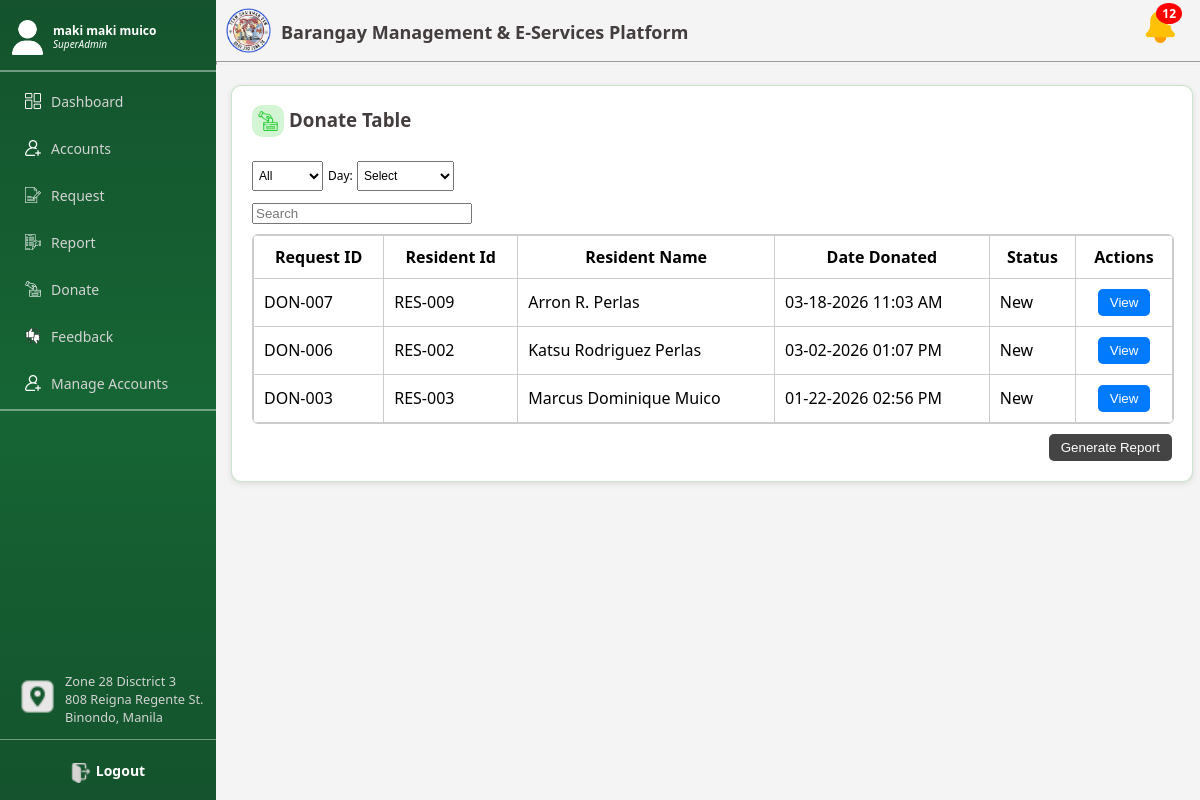
Screenshot of /Donate.php (signed in) with the database file from the repository.
### tables this page shows
CREATE TABLE `donations` (
  `id` int(11) NOT NULL,
  `user_id` int(11) NOT NULL,
  `message` text DEFAULT NULL,
  `proof_of_donation` varchar(255) DEFAULT NULL,
  `created_at` timestamp NOT NULL DEFAULT current_timestamp(),
  `status` enum('New','Viewed','Approved','Declined') DEFAULT 'New'
);

CREATE TABLE `accounts` (
  `id` int(11) NOT NULL,
  `fullname` varchar(150) NOT NULL,
  `birthdate` date NOT NULL,
  `gender` varchar(20) NOT NULL,
  `civil_status` varchar(20) NOT NULL,
  `address` text NOT NULL,
  `phone` varchar(20) NOT NULL,
  `email` varchar(150) NOT NULL,
  `username` varchar(100) NOT NULL,
  `password` varchar(255) NOT NULL,
  `isf` varchar(10) NOT NULL,
  `household_head` varchar(150) NOT NULL,
  `pwd` varchar(10) NOT NULL,
  `solo_parent` varchar(10) NOT NULL,
  `pwd_proof` varchar(255) DEFAULT NULL,
  `solo_parent_proof` varchar(255) DEFAULT NULL,
  `role` varchar(50) DEFAULT 'resident',
  `status` varchar(50) DEFAULT 'active',
  `created_at` timestamp NOT NULL DEFAULT current_timestamp(),
  `profile_image` varchar(255) DEFAULT NULL,
  `status_message` varchar(255) DEFAULT NULL,
  `status_message_seen` tinyint(1) NOT NULL DEFAULT 0,
  `proof_of_residency` varchar(255) DEFAULT NULL
);

### Donate.php (the view, shortened to what this page needs)
<?php
include "db.php";
$pendingAccountsQuery = "SELECT COUNT(*) AS total FROM accounts WHERE status = 'pending' AND role = 'resident'";
$pendingAccountsResult = $conn->query($pendingAccountsQuery);
$pendingAccounts = $pendingAccountsResult ? $pendingAccountsResult->fetch_assoc()['total'] : 0;
$pendingRequestsQuery = "SELECT COUNT(*) AS total FROM requests WHERE status = 'pending'";
$pendingRequestsResult = $conn->query($pendingRequestsQuery);
$pendingRequests = $pendingRequestsResult ? $pendingRequestsResult->fetch_assoc()['total'] : 0;
$pendingReportsQuery = "SELECT COUNT(*) AS total FROM reports WHERE status = 'pending'";
$pendingReportsResult = $conn->query($pendingReportsQuery);
$pendingReports = $pendingReportsResult ? $pendingReportsResult->fetch_assoc()['total'] : 0;
$pendingDonationsQuery = "SELECT COUNT(*) AS total FROM donations WHERE status = 'New'";
$pendingDonationsResult = $conn->query($pendingDonationsQuery);
$pendingDonations = $pendingDonationsResult ? $pendingDonationsResult->fetch_assoc()['total'] : 0;
$pendingFeedbacksQuery = "SELECT COUNT(*) AS total FROM feedbacks WHERE status = 'New'";
$pendingFeedbacksResult = $conn->query($pendingFeedbacksQuery);
$pendingFeedbacks = $pendingFeedbacksResult ? $pendingFeedbacksResult->fetch_assoc()['total'] : 0;
$pendingFollowUpsQuery = "
  SELECT COUNT(*) AS total
  FROM admin_followups af
  LEFT JOIN accounts a ON af.sender_email = a.email
  WHERE af.status = 'New'
    AND (a.status IS NULL OR a.status != 'active')
";
$pendingFollowUpsResult = $conn->query($pendingFollowUpsQuery);
$pendingFollowUps = $pendingFollowUpsResult ? $pendingFollowUpsResult->fetch_assoc()['total'] : 0;
$totalPending = $pendingRequests + $pendingReports + $pendingDonations + $pendingFeedbacks + $pendingAccounts + $pendingFollowUps;
    ?>
    <?php
$search = isset($_GET['search']) ? $_GET['search'] : '';
$sql = "SELECT d.id, d.message, d.proof_of_donation, d.status, d.created_at, a.fullname AS resident_name, a.id AS resident_id
        FROM donations d
        JOIN accounts a ON d.user_id = a.id
        WHERE d.status IN ('New', 'Claimed')";
$sql .= " ORDER BY d.created_at DESC";
$stmt = $conn->prepare($sql);
$stmt->execute();
$result = $stmt->get_result();
$donations = $result->fetch_all(MYSQLI_ASSOC);
?>
<!DOCTYPE html>
<html lang="en">
<head>
<link rel="stylesheet" href="secretary.css">
</head>
<body>
<div class="sidebar">
      <div class="sideflex">
  <div class="usercontainer">
    <img class="user" src="images/usericon.png" alt="Notification" />
  </div>
    <div class="info">
  <h4 class="username"><?= htmlspecialchars($_SESSION["fullname"]) ?></h4>
    <h4 class="usertype"><?= htmlspecialchars($_SESSION["role"]) ?></h4>
  </div>
</div>
  <hr class="hrside">
  <?php if ($_SESSION["role"] === "SuperAdmin"): ?>
  <div class="btncontainer" onclick="window.location.href='SuperAdmin_Dashboard.php'">
    <img class="icon" src="images/dashboard.png" alt="home" />
    <h4 class="text">Dashboard</h4>
  </div>
<?php endif; ?>
  <div class="btncontainer" onclick="window.location.href='Resident_User.php'">
    <img class="icon" src="images/add-user.png" alt="home" />
    <h4 class="text">Accounts</h4>
  </div>
  <div class="btncontainer" onclick="window.location.href='Request.php'">
    <img class="icon" src="images/reqicon.png" alt="request" />
    <h4 class="text">Request</h4>
  </div>
  <div class="btncontainer" onclick="window.location.href='Report.php'">
    <img class="icon" src="images/repicon.png" alt="request" />
    <h4 class="text">Report</h4>
  </div>
  <div class="btncontainer" onclick="window.location.href='Donate.php'">
    <img class="icon" src="images/dicon.png" alt="request" />
    <h4 class="text">Donate</h4>
  </div>
  <div class="btncontainer" onclick="window.location.href='Feedback.php'">
    <img class="icon" src="images/fbicon.png" alt="request" />
    <h4 class="text">Feedback</h4>
  </div>
  <?php if ($_SESSION["role"] === "SuperAdmin"): ?>
<div class="btncontainer" onclick="window.location.href='Manage_Accounts.php'">
    <img class="icon" src="images/add-user.png" alt="manage accounts" />
    <h4 class="text">Manage Accounts</h4>
</div>
<?php endif; ?>
    <hr style="width: 100%; border: 0.5px solid rgba(255, 255, 255, 0.4); margin-top: 0px;">
    <div class="address1" >
             <img class="logoadd" src="images/pin.png" alt="Feedback">
             <div class="addtext">
              <p class=> Zone 28 Disctrict 3 <br>808 Reigna Regente St. <br>Binondo, Manila</p>
          </div>
          </div>
  <div class="logoutcontainer" onclick="window.location.href='logout.php'">
             <img class="logolog" src="images/logout.png" alt="Feedback">
            <h4 class="logout">Logout</h4>
        </div>
</div>
<div class="content">
<div class="dashboard-header">
  <div class="header-left">
    <img src="images/logo2.png" class="logo">
    <div class="header-text">
       <h1 class="res1">Barangay Management & E-Services Platform</h1>
    </div>
  </div>
  <div class="notification-container" onclick="toggleNotifications()">
    <img src="images/notification.png" class="header-icon" alt="Notifications">
    <?php if ($totalPending > 0): ?>
      <span class="notification-badge"><?= $totalPending ?></span>
    <?php endif; ?>
  </div>
</div>
<hr class="green-line">
<div id="carddonate" class="carddonate">
<div class="flex1" style="align-items:center; gap: 10px; margin-bottom:10px; flex-wrap:wrap;">
   <div style="display:flex; align-items:flex-start; margin-top: 8px;">
       <div class="logo-containeradmin">
    <img class="logoadmin" src="images/donation.png" alt="Logo">
</div>
  <h3 style="margin-top: 8px; margin-left:5px;  color: #443d3d;">Donate Table</h3>
</div>
      <div class="flex3">
    <form  class="resform"method="GET" action="Donate.php" id="filterForm">
    <div>
      <select class="custom6" name="status" onchange="document.getElementById('filterForm').submit()">
        <option value="">All</option>
      </select>
  </div>
      <div>
        <label>Day:</label>
        <select class="custom7" id="donateDayFilter" name="day" onchange="filterByDonateDay(this.value)">
          <option value="">Select</option>
        </select>
    </div>
     </form>
     <form method="GET" action="Donate.php" id="filterForm">
      <input
        placeholder="Search"
        type="search"
        name="search"
        value="<?= htmlspecialchars($search) ?>"
        onchange="document.getElementById('filterForm').submit()"
        style="margin-left:auto; width:220px; min-width:220px;">
    </form>
  </div>
</div>
<div class="table-container">
<table>
<tr>
  <th>Request ID</th>
  <th>Resident Id</th>
  <th>Resident Name</th>
  <th>Date Donated</th>
  <th>Status</th>
  <th>Actions</th>
</tr>
<?php if (empty($donations)): ?>
<tr><td colspan="6">No donations found.</td></tr>
<?php else: ?>
<?php foreach ($donations as $donation): ?>
<tr>
  <td>DON-<?= str_pad($donation['id'], 3, '0', STR_PAD_LEFT) ?></td>
  <td>RES-<?= str_pad($donation['resident_id'], 3, '0', STR_PAD_LEFT) ?></td>
  <td><?= htmlspecialchars($donation['resident_name']) ?></td>
  <td><?= date('m-d-Y h:i A', strtotime($donation['created_at'])) ?></td>
  <td><?= htmlspecialchars($donation['status']) ?></td>
  <td style="text-align:center;">
    <button class="btn-view" onclick="viewDonation(<?= htmlspecialchars(json_encode($donation)) ?>)">View</button>
  </td>
</tr>
<?php endforeach; ?>
<?php endif; ?>
</table>
</div>
<div style="display: flex;">
  <div class="botbtn">
    <button class="btn-report" onclick="generateReport()">Generate Report</button>
  </div>
</div>
</div>
</body>
</html>

### secretary.css (style rules this page uses)
html,body { margin:0; font-family: system-ui, -apple-system, "Segoe UI", Roboto, Helvetica, Arial, sans-serif; background:#f4f4f4; height:100%; }
.sidebar { background: linear-gradient(to bottom, #14532d, #166534, #14532d); width:18%; position:fixed; top:0; bottom:0; left:0; display:flex; flex-direction:column; }
.address1 { display: flex; margin-top: auto; align-items: flex-start; width: auto; }
.logoadd { margin-top: 30px; width: 35px; height: 35px; margin-left: 20px; margin-right: 10px; }
.logolog { margin-top: 5px; width: 20px; height: 20px; margin-right: 5px; }
.addtext { margin-right: auto; color:lightgray; font-size:.8rem; margin-top:10px; }
.content { margin-left:18%; background:#f4f4f4; min-height:100vh; }
.sideflex { display: flex; }
.username { color: white; margin:0; font-size:12px; line-height:1.2; margin-top: 20px; }
.usertype { color: white; font-family: system-ui, -apple-system, "Segoe UI", Roboto, Helvetica, Arial, sans-serif; margin:0; font-size:10px; line-height:1.2; font-style: italic; font-weight: normal; }
.resform { display: flex; gap:5px; align-items: center; }
.carddonate { background:#fff; padding:20px; border-radius:10px; margin-bottom:20px; box-shadow:0 2px 6px rgba(0,0,0,0.1); max-height: auto; padding-top: 5px; margin-left:15px ; margin-right: 7px; border: 1.5px solid rgba(150, 202, 149, 0.5); display: none; }
.logo-containeradmin { background-color: #d4f5d4; border-radius: 10px; padding: 6px; display: inline-flex; align-items: center; justify-content: center; margin-top: 6px; }
.logoadmin { width: 20px; height: 20px; }
.table-container { width:100%; overflow-x:auto; border:1px solid #ccc; border-radius:6px; max-height: 500px; }
table { width:100%; border-collapse:collapse; }
th, td { padding:10px; border:1px solid #ccc; white-space:nowrap; }
button { padding:6px 12px; border:none; border-radius:5px; cursor:pointer; }
.btn-view { background:#007bff;color:#fff; }
.btn-report { background:#444;color:#fff; }
select { padding:2px; margin-bottom:10px; height: 30px; margin-top: 0px; }
.dashboard-header { display: flex; justify-content: space-between; align-items: center; margin-bottom: 0px; width: 100%; background: #f4f4f4; }
.header-left { display:flex; align-items:center; flex:1; min-width:0; }
.logo { width: 45px; height: 45px; margin-left: 10px; margin-top: 5px; margin-right: 10px; }
.res1 { color: #443d3d; margin-left: 0px; font-size: 18px; margin-top: 20px; font-family: system-ui, -apple-system, "Segoe UI", Roboto, Helvetica, Arial, sans-serif; }
.header-icon { width: 35px; height: 35px; cursor: pointer; margin-right: 20px; }
.green-line { height:2px ; color:rgba(255,255,255,0.4); width: 99.9%; margin-bottom: 20px; overflow-x:hidden ; margin-right: 0; margin-left: 0; margin-top: 5px; }
hr { color: green ; width: 98%; margin-top: 0; }
h4 { margin-top: 20px; margin-left: 17px; font-size: 20px; font-family: system-ui, -apple-system, "Segoe UI", Roboto, Helvetica, Arial, sans-serif; color: green; }
.user { width: 35px; height: 35px; margin-top: 20px; justify-self: center; margin-left: 10px; cursor: pointer; }
.info { margin-left: 8px; margin-top: 4px; }
.hrside { border: 0.5px solid rgba(255,255,255,0.4); margin-top: 10px; width: 100%; }
.btncontainer { display: flex; margin-left: 5px; width: 95%; height: 40px; margin-top: 10px; cursor: pointer; border-radius: 5px; position: relative; margin-top: 0; margin-bottom: 7px; transition: transform 0.2s ease, background-color 0.2s ease; }
.icon { width: 16px; height: 16px; margin-top: 13px; margin-left: 20px; cursor: pointer; }
.text { color: lightgray; margin-top: 12px; margin-left: 10px; font-weight: normal; cursor: pointer; font-size: 14px; }
.logoutcontainer { display: flex; width: 100%; height: 60px; cursor: pointer; border-top: 0.5px solid rgba(255,255,255,0.4); justify-content: center; align-items: center; font-style: bold; transition: transform 0.2s ease, background-color 0.2s ease; }
.logout { color: white; font-size: 14px; margin: 0; font-weight: bold; }
.flex3 { align-items: center; gap: 5px; flex-wrap: wrap; }
.custom1, .custom2, .custom, .custom6, .custom7, .custom8, .custom9, .custom10 { margin-top: 10px; }
label { font-size: 12px; }
select { font-size: 12px; }
.botbtn { margin-top: 10px; margin-left: auto; }

### rows the page displays
donations: id "007", user "009", user.fullname "Arron R. Perlas", created_at "03-18-2026 11:03 AM", status "New"
donations: id "006", user "002", user.fullname "Katsu Rodriguez Perlas", created_at "03-02-2026 01:07 PM", status "New"
donations: id "003", user "003", user.fullname "Marcus Dominique Muico", created_at "01-22-2026 02:56 PM", status "New"

### other values shown
$_SESSION["fullname"] "maki maki muico"
$_SESSION["role"] "SuperAdmin"
$totalPending "12"
